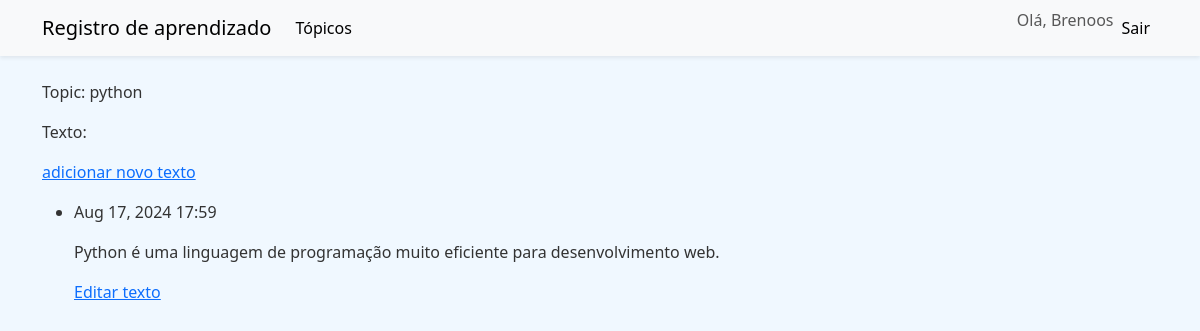
Screenshot of /topics/5/ (signed in) with the database file from the repository.
### learning_logs/models.py (models this page shows, shortened)
class Topic(models.Model):
    text = models.CharField(max_length=200)
    data_added = models.DateTimeField(auto_now_add=True)
    owner = models.ForeignKey(User, on_delete=models.CASCADE)
    def __str__(self):
        return self.text

class Entry(models.Model):
    topic = models.ForeignKey(Topic, on_delete=models.CASCADE)
    text = models.TextField()
    date_added = models.DateTimeField(auto_now_add= True)
    class Meta:
        verbose_name_plural = 'entries'

### learning_logs/views.py (the view)
# urls.py: path('topics/<topic_id>/', views.topic, name='topic'),
@login_required
def topic(request, topic_id):
    topic = get_object_or_404(Topic, id=topic_id)
    if topic.owner != request.user:
        raise Http404
    entries = topic.entry_set.order_by('-date_added')
    context = {'topic': topic, 'entries': entries}
    return render(request, 'learning_logs/topic.html', context)

### learning_logs/templates/learning_logs/topic.html
{% extends "learning_logs/base.html"%}
{% block content %}
<p>Topic: {{ topic }}</p>
<p>Texto:</p>
<p>
    <a href="{% url 'learning_logs:new_entry' topic.id %}">adicionar novo texto</a>
</p>
<ul>
    {% for entry in entries %}
    <li>
        <p>{{ entry.date_added|date:"M d, Y H:i" }}</p>
        <p>{{ entry.text|linebreaks }}</p>
        <p><a href="{% url 'learning_logs:edit_entry' entry.id %}">Editar texto</a></p>
    </li>
    {% empty %}
    <li>
        Ainda não há entradas para este tópico.
    </li>
    {% endfor %}
</ul>
{% endblock content %}

### learning_logs/templates/learning_logs/base.html (shortened to what this page needs)
<!DOCTYPE html>
<html lang="en">
<head>
    <link href="https://cdn.jsdelivr.net/npm/bootstrap@5.3.0/dist/css/bootstrap.min.css" rel="stylesheet">
    {% load static %}
    <link rel="stylesheet" href="{% static 'styles.css' %}">
</head>
<body>
    <nav class="navbar navbar-expand-lg navbar-light bg-light shadow-sm">
        <div class="container">
            <a class="navbar-brand" href="{% url 'learning_logs:index' %}">Registro de aprendizado</a>
            <div class="collapse navbar-collapse" id="navbarNav">
                <ul class="navbar-nav me-auto mb-2 mb-lg-0">
                    <li class="nav-item">
                        <a class="nav-link" href="{% url 'learning_logs:topics' %}">Tópicos</a>
                    </li>
                </ul>
                <ul class="navbar-nav ms-auto mb-2 mb-lg-0">
                    {% if user.is_authenticated %}
                    <li class="nav-item">
                        <span class="navbar-text">
                            Olá, {{ user.username }}
                        </span>
                    </li>
                    <li class="nav-item">
                        <a class="nav-link" href="{% url 'users:logout' %}">Sair</a>
                    </li>
                    {% endif %}
                </ul>
            </div>
        </div>
    </nav>
    <main class="container mt-4">
        {% block content %}{% endblock %}
    </main>
</body>
</html>

### static/styles.css (style rules this page uses)
body { background-color: #f0f8ff; }
body, .navbar-nav .nav-link { color: #333; }
.navbar { background-color: #007bff; }
.navbar-nav .nav-link { color: black; }

### rows the page displays
Topic: text "python"
Entry: date_added "Aug 17, 2024 17:59", text "Python é uma linguagem de programação muito eficiente para desenvolvimento web."

### other values shown
{{ user.username }} "Brenoos"
